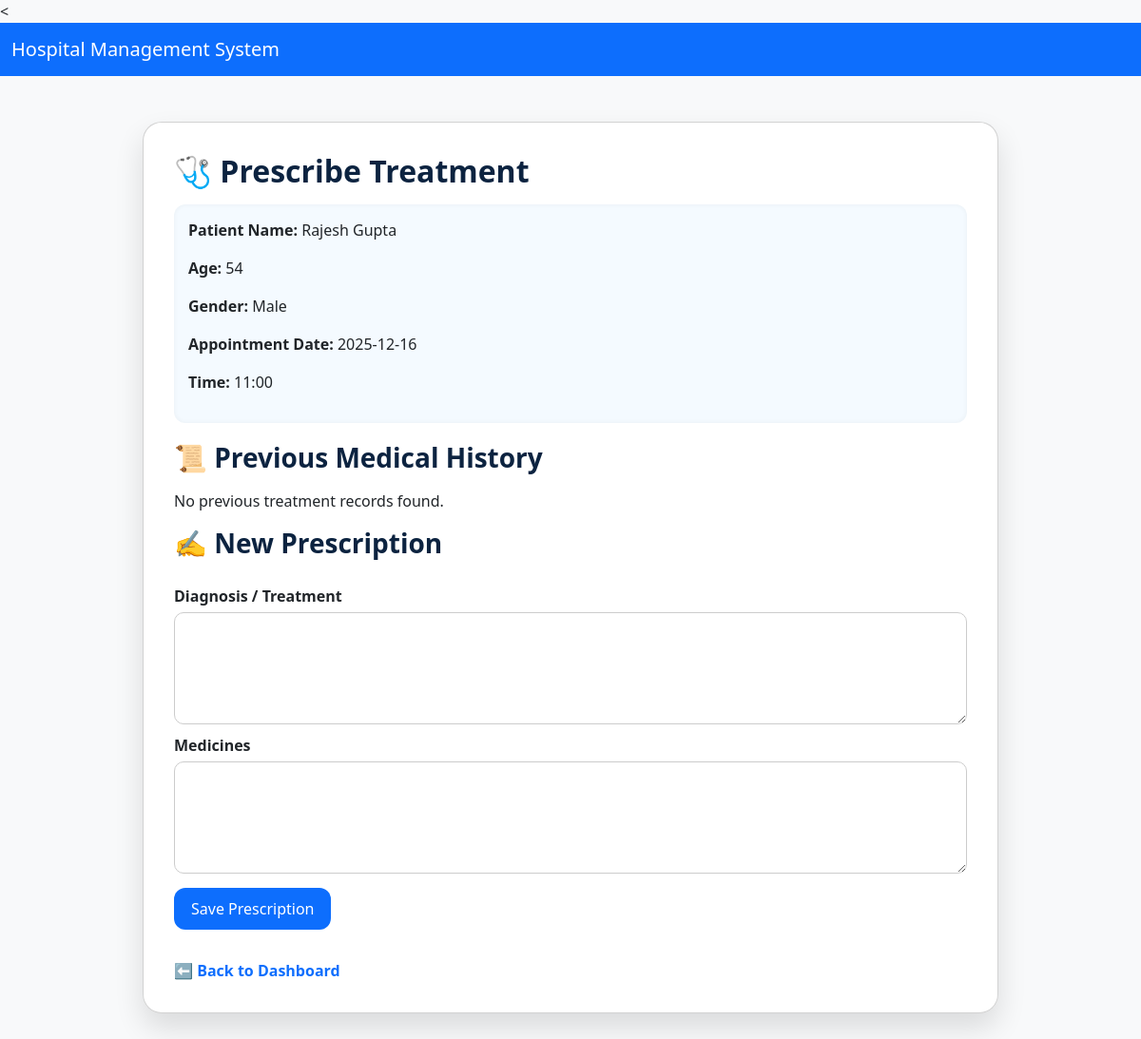
Page /prescribe/17 (signed in) on the committed database.
### models.py (models this page shows, shortened)
class User(db.Model):
    id = db.Column(db.Integer, primary_key=True)
    username = db.Column(db.String(50), unique=True, nullable=False)
    name = db.Column(db.String(100), nullable=False)
    role = db.Column(db.String(20), nullable=False)  # admin, doctor, patient
    specialization = db.Column(db.String(100), nullable=True)  # department for doctors
    contact = db.Column(db.String(100), nullable=True)
    age = db.Column(db.Integer, nullable=True)
    gender = db.Column(db.String(20), nullable=True)
    password_hash = db.Column(db.String(200), nullable=False)
    approved = db.Column(db.Boolean, default=False)   # doctors must be approved
    rejected = db.Column(db.Boolean, default=False)
    created_at = db.Column(db.DateTime, default=datetime.datetime.utcnow)

class Appointment(db.Model):
    id = db.Column(db.Integer, primary_key=True)
    patient_id = db.Column(db.Integer, db.ForeignKey("user.id"))
    doctor_id = db.Column(db.Integer, db.ForeignKey("user.id"))
    date = db.Column(db.String(20))
    time = db.Column(db.String(20))
    status = db.Column(db.String(20), default="Pending")
    treatment = db.Column(db.String(250), nullable=True)
    medicine = db.Column(db.String(250), nullable=True)
    patient = db.relationship("User", foreign_keys=[patient_id])
    doctor = db.relationship("User", foreign_keys=[doctor_id])

### app.py (the view, shortened to what this page needs)
@app.route("/prescribe/<int:appointment_id>", methods=["GET", "POST"])
def prescribe(appointment_id):
    if session.get("role") != "doctor":
        flash("Access denied.", "danger")
        return redirect(url_for("login"))
    appt = Appointment.query.get_or_404(appointment_id)
    if appt.doctor_id != session["user_id"]:
        flash("Unauthorized access.", "danger")
        return redirect(url_for("doctor_dashboard"))
    history = Appointment.query.filter(
        Appointment.patient_id == appt.patient_id,
        Appointment.treatment.isnot(None)
    ).order_by(Appointment.date.desc()).all()
    return render_template(
        "prescribe.html",
        appt=appt,
        history=history
    )

### templates/prescribe.html (shortened to what this page needs)
{% extends "base.html" %}
{% block content %}
<div class="card card-glass">
    <h2>🩺 Prescribe Treatment</h2>
    <div class="info">
        <p><strong>Patient Name:</strong> {{ appt.patient.name }}</p>
        <p><strong>Age:</strong> {{ appt.patient.age or "N/A" }}</p>
        <p><strong>Gender:</strong> {{ appt.patient.gender or "N/A" }}</p>
        <p><strong>Appointment Date:</strong> {{ appt.date }}</p>
        <p><strong>Time:</strong> {{ appt.time }}</p>
    </div>
    <h3>📜 Previous Medical History</h3>
    {% if history %}
        <table>
            <tr>
                <th>Date</th>
                <th>Doctor</th>
                <th>Diagnosis</th>
                <th>Medicines</th>
            </tr>
            {% for h in history %}
            <tr>
                <td>{{ h.date }}</td>
                <td>{{ h.doctor.name if h.doctor else "N/A" }}</td>
                <td>{{ h.treatment }}</td>
                <td>{{ h.medicine }}</td>
            </tr>
            {% endfor %}
        </table>
    {% else %}
        <p>No previous treatment records found.</p>
    {% endif %}
    <h3>✍️ New Prescription</h3>
    <form method="POST">
        <label>Diagnosis / Treatment</label>
        <textarea name="treatment" rows="4" required>{{ appt.treatment or "" }}</textarea>
        <label>Medicines</label>
        <textarea name="medicine" rows="4" required>{{ appt.medicine or "" }}</textarea>
        <button type="submit">Save Prescription</button>
    </form>
    <a href="{{ url_for('doctor_dashboard') }}" class="back">⬅ Back to Dashboard</a>
</div>
{% endblock %}

### templates/prescribe.html (style rules this page uses)
.card-glass { background: rgba(255, 255, 255, 0.9); backdrop-filter: blur(16px); border-radius: 20px; padding: 2rem; box-shadow: 0 15px 30px rgba(0,0,0,0.12); max-width: 900px; margin: 3rem auto; }
h2, h3 { color: #0c2340; font-weight: 700; margin-bottom: 1rem; }
.info { background: rgba(240, 248, 255, 0.7); padding: 15px; border-radius: 12px; margin-bottom: 20px; box-shadow: inset 0 0 5px rgba(0,0,0,0.05); }
label { font-weight: 600; margin-top: 10px; }
textarea { width: 100%; padding: 10px; margin-top: 5px; border-radius: 10px; border: 1px solid #ccc; resize: vertical; }
button { background-color: #0d6efd; color: white; padding: 10px 18px; border: none; border-radius: 12px; cursor: pointer; margin-top: 15px; transition: 0.3s; }
.back { margin-top: 15px; display: inline-block; color: #0d6efd; text-decoration: none; font-weight: 600; }

### rows in the picture
User: patient.name "Rajesh Gupta", patient "54", patient "Male"
Appointment: date "2025-12-16", time "11:00"
